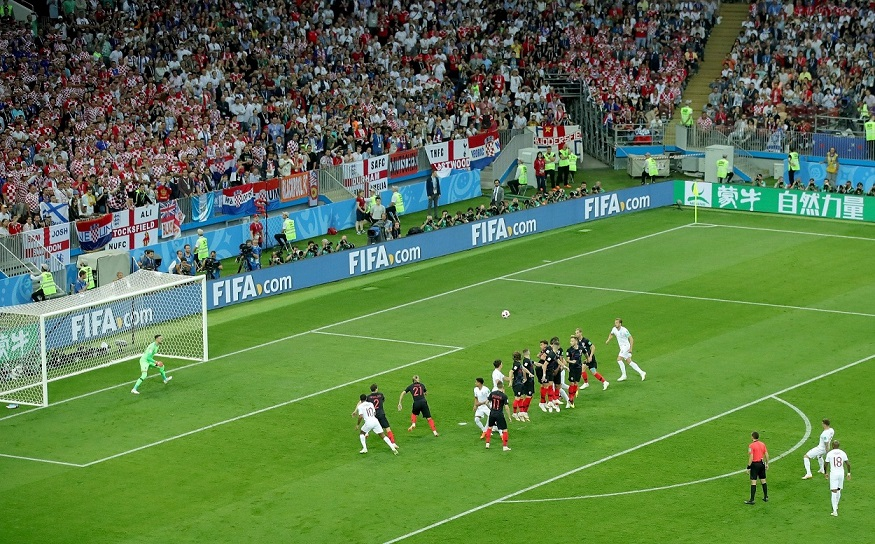
#> input picture Homography/EnglandGoal.jpg, 875 x 544 px, found by its file name
$ python LinesDetection.py
#> lines starting #> are read from the running program, lines starting #| are printed output that depends on the picture; after the words box and inside, x2 and y2 are one past the last pixel; in counts of white or black regions, pixels touching at a corner belong together
import cv2
import numpy as np

img = cv2.imread("EnglandGoal.jpg")
#> img is the input picture: shape (544, 875, 3); mean B, G, R 74.2, 122.5, 92.1

hsvField = cv2.cvtColor(img, cv2.COLOR_BGR2HSV)
#> hsvField: shape (544, 875, 3); mean H, S, V 60, 130, 129.1
darkGreen = (40,120, 50)
lightGreen = (70, 255, 255)
mask = cv2.inRange(hsvField, darkGreen, lightGreen)
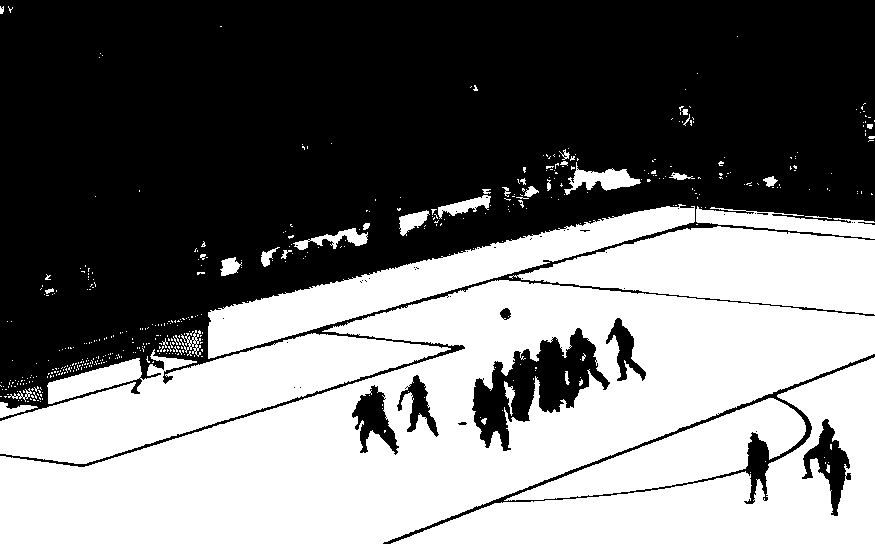
#> mask: shape (544, 875); 46.1% white; 499 white regions (459 under 20 px), largest, box (x1, y1, x2, y2) and area: (0, 280, 875, 544) 106669, (391, 357, 875, 544) 30370, (0, 333, 451, 464) 25505
mask_inv = cv2.bitwise_not(mask)

kernel =  np.ones((2,2),np.uint8)
closing = cv2.morphologyEx(mask, cv2.MORPH_CLOSE, kernel)
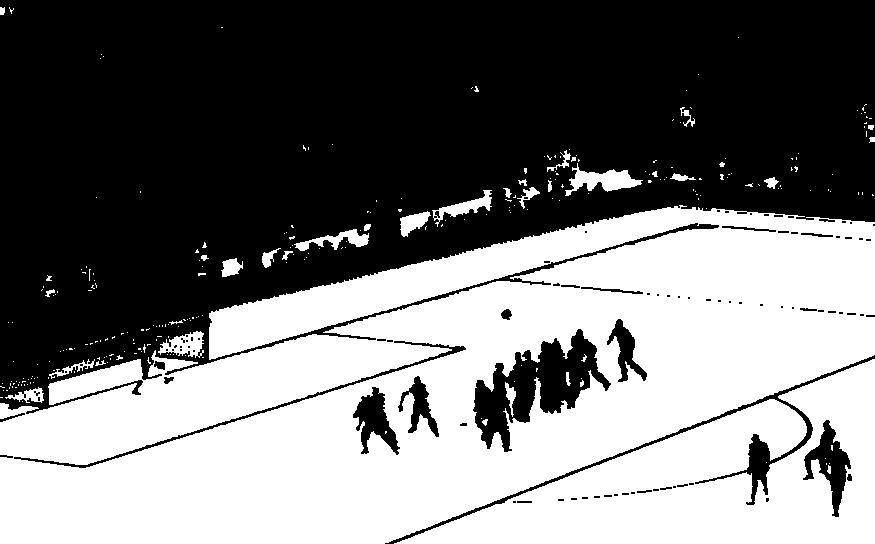
#> closing: shape (544, 875); 46.2% white; 271 white regions (234 under 20 px), largest, box (x1, y1, x2, y2) and area: (0, 205, 875, 544) 172513, (394, 359, 875, 544) 41101, (565, 163, 643, 196) 1073

edges = cv2.Canny(closing,50,150,apertureSize = 7)
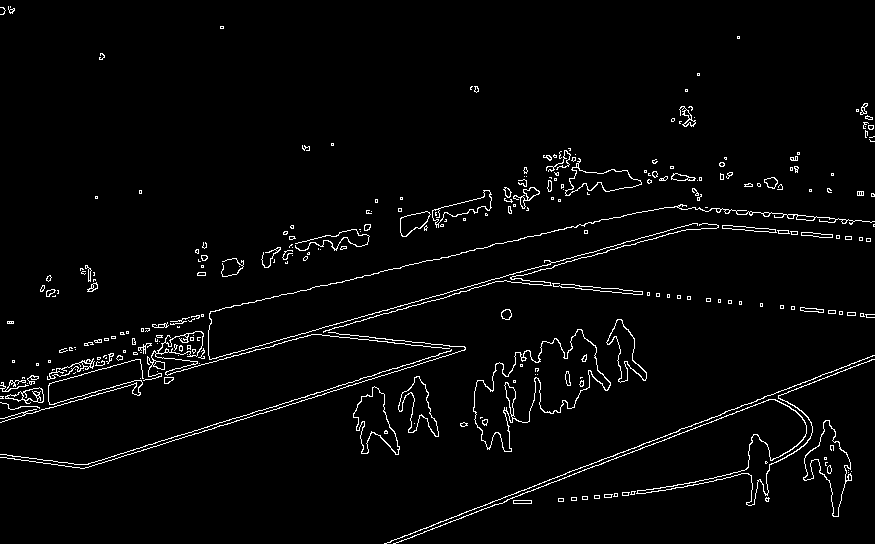
#> edges: shape (544, 875); 2.8% white in thin lines or dots
cv2.imshow('houghles',closing)
cv2.imshow('houghline',edges)
cv2.waitKey(0)


lines = cv2.HoughLines(edges,1/2,np.pi/360,70)
#> lines = 47 rows, first 8: [644.5, 1.2], [648, 1.2], [405, 1.3], [353, 1.34], [469, 1.27], [350, 1.34], [472.5, 1.27], [404, 1.29]

for line in lines:
    for rho,theta in line:
        a = np.cos(theta)
        b = np.sin(theta)
        x0 = a*rho
        y0 = b*rho
        x1 = int(x0 + 1000*(-b))
        y1 = int(y0 + 1000*(a))
        x2 = int(x0 - 1000*(-b))
        y2 = int(y0 - 1000*(a))

        cv2.line(img,(x1,y1),(x2,y2),(0,0,255),2)
#> this loop made 47 passes
#> line on passes 1 to 12: [[644.5, 1.2]], [[648, 1.2]], [[405, 1.3]], [[353, 1.34]], [[469, 1.27]], [[350, 1.34]], [[472.5, 1.27]], [[404, 1.29]], [[400.5, 1.3]], [[231.5, 1.67]], [[401.5, 1.3]], [[650.5, 1.2]]
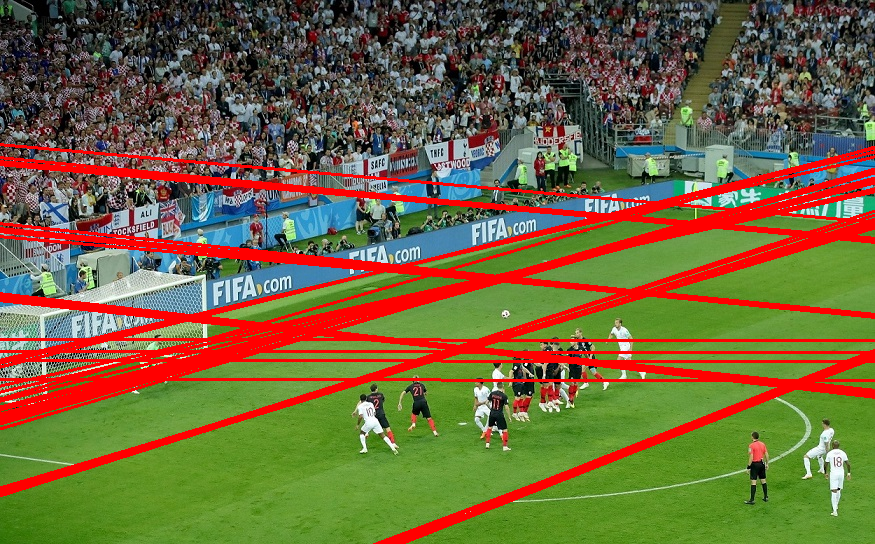
#> img: shape (544, 875, 3); 14.21% of pixels changed, all inside (x1, y1, x2, y2) = (0, 143, 875, 544)

cv2.imshow('houghlines',img)
cv2.waitKey(0)

$ run again, with Homography/1506794586593.jpg copied over Homography/EnglandGoal.jpg
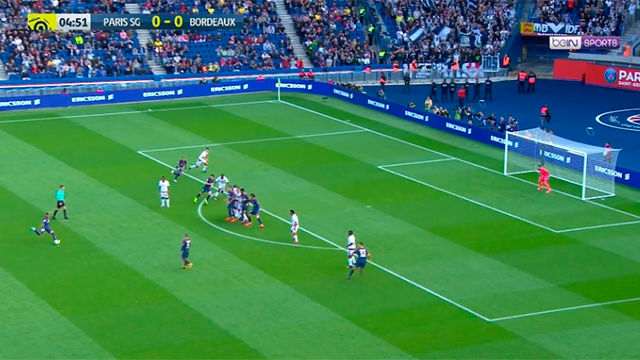
#> input picture Homography/1506794586593.jpg, 640 x 360 px, found by its file name
#> img is the input picture: shape (360, 640, 3); mean B, G, R 88.1, 128, 60.9
#> hsvField: shape (360, 640, 3); mean H, S, V 78.4, 164.6, 146
#> `mask = cv2.inRange(hsvField, darkGreen, lightGreen)`:
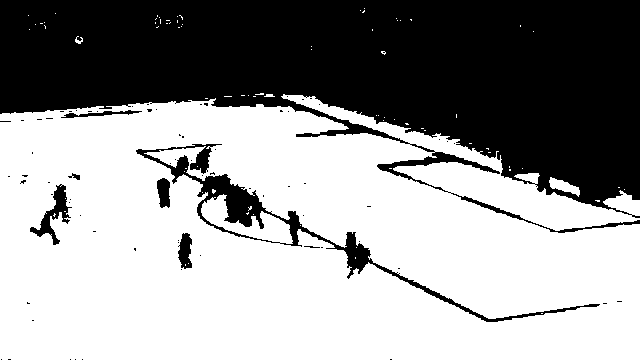
#> mask: shape (360, 640); 59.8% white; 74 black regions (67 under 20 px), largest, box (x1, y1, x2, y2) and area: (0, 0, 640, 233) 85873, (136, 144, 600, 322) 4882, (30, 184, 72, 245) 746
#> closing: shape (360, 640); 59.8% white; 47 black regions (28 under 20 px), largest, box (x1, y1, x2, y2) and area: (0, 0, 640, 210) 84816, (137, 150, 542, 323) 4177, (378, 153, 501, 181) 806
#> edges: shape (360, 640); 2.4% white in thin lines or dots, all inside (x1, y1, x2, y2) = (0, 8, 640, 324)
#> lines = 13 rows, first 8: [71.5, 2.03], [72, 2.02], [114, 1.5], [107, 1.57], [12.5, 1.88], [76, 2.02], [75.5, 2.02], [8, 1.88]
#> the loop `for line in lines:` made 13 passes
#> after the loop `for line in lines:`:
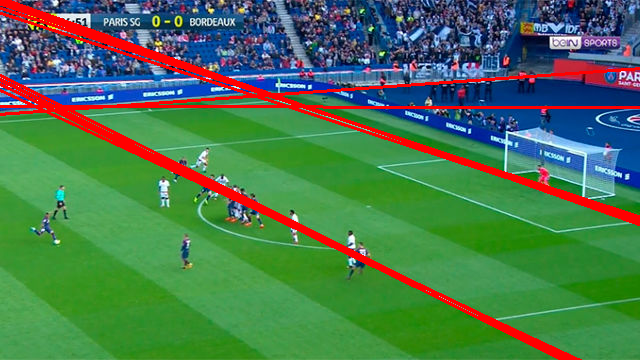
#> img: shape (360, 640, 3); 6.82% of pixels changed, all inside (x1, y1, x2, y2) = (0, 0, 640, 360)

$ run again, with Homography/DY_PNT9UQAAfosD.jpg copied over Homography/EnglandGoal.jpg
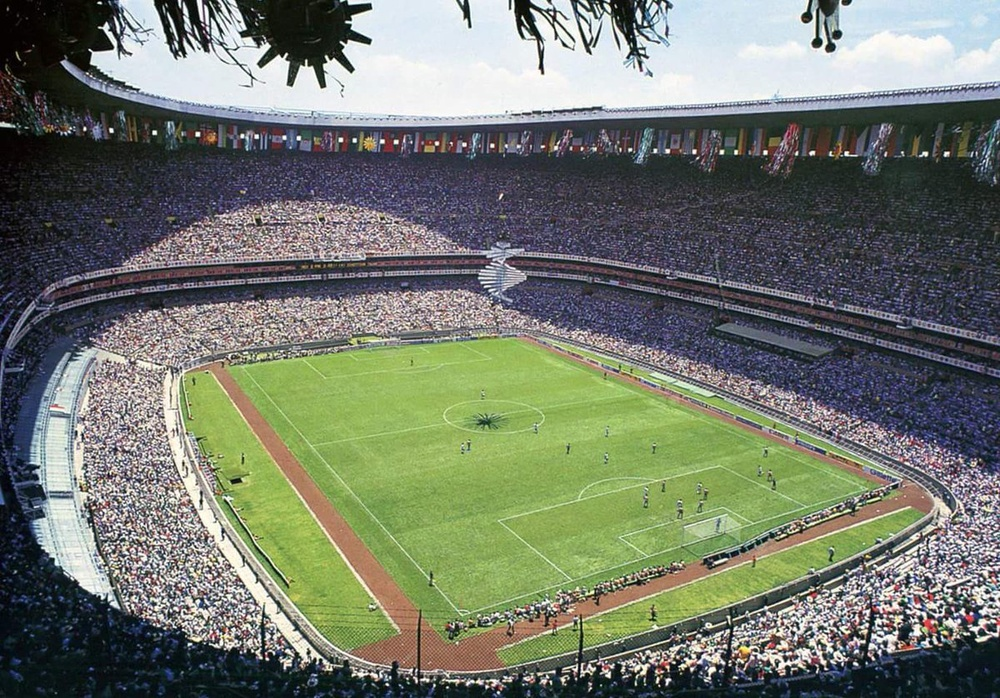
#> input picture Homography/DY_PNT9UQAAfosD.jpg, 1000 x 698 px, shrunk from 1200 x 838 before the run, found by its file name
#> img is the input picture: shape (698, 1000, 3); mean B, G, R 108.2, 120.9, 114.6
#> hsvField: shape (698, 1000, 3); mean H, S, V 81, 70.8, 129.8
#> `mask = cv2.inRange(hsvField, darkGreen, lightGreen)`:
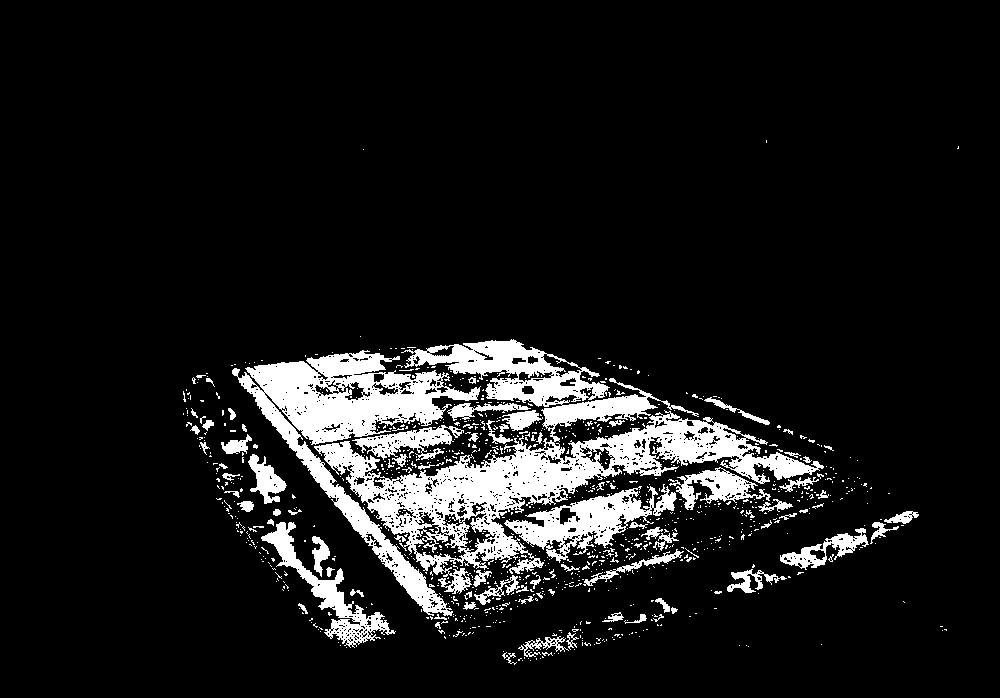
#> mask: shape (698, 1000); 10% white; 990 white regions (900 under 20 px), largest, box (x1, y1, x2, y2) and area: (314, 339, 824, 594) 29727, (232, 350, 481, 616) 15619, (504, 484, 677, 563) 4744
#> closing: shape (698, 1000); 10.7% white; 640 white regions (554 under 20 px), largest, box (x1, y1, x2, y2) and area: (233, 340, 825, 635) 52277, (505, 468, 772, 564) 7007, (262, 523, 397, 649) 3408
#> edges: shape (698, 1000); 3.6% white in thin lines or dots, all inside (x1, y1, x2, y2) = (183, 140, 961, 667)
#> lines = 822 rows, first 8: [453, 1.57], [457, 1.57], [426, 1.57], [458, 1.57], [445, 1.57], [454, 1.57], [536, 1.57], [463, 1.57]
#> the loop `for line in lines:` made 822 passes
#> after the loop `for line in lines:`:
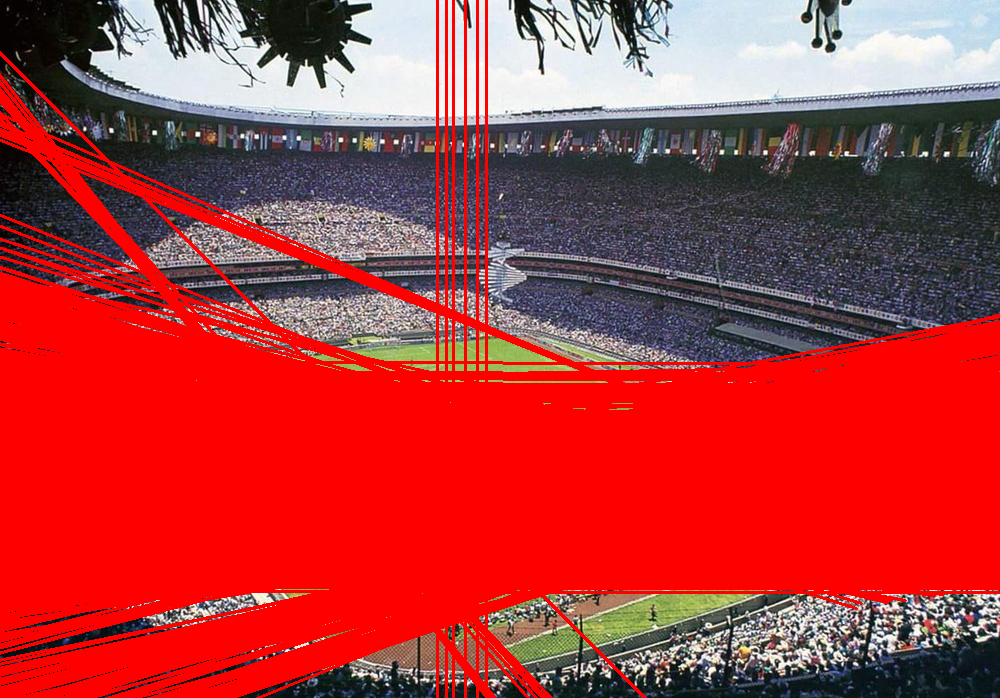
#> img: shape (698, 1000, 3); mean B, G, R 61.9, 60.3, 174.3
